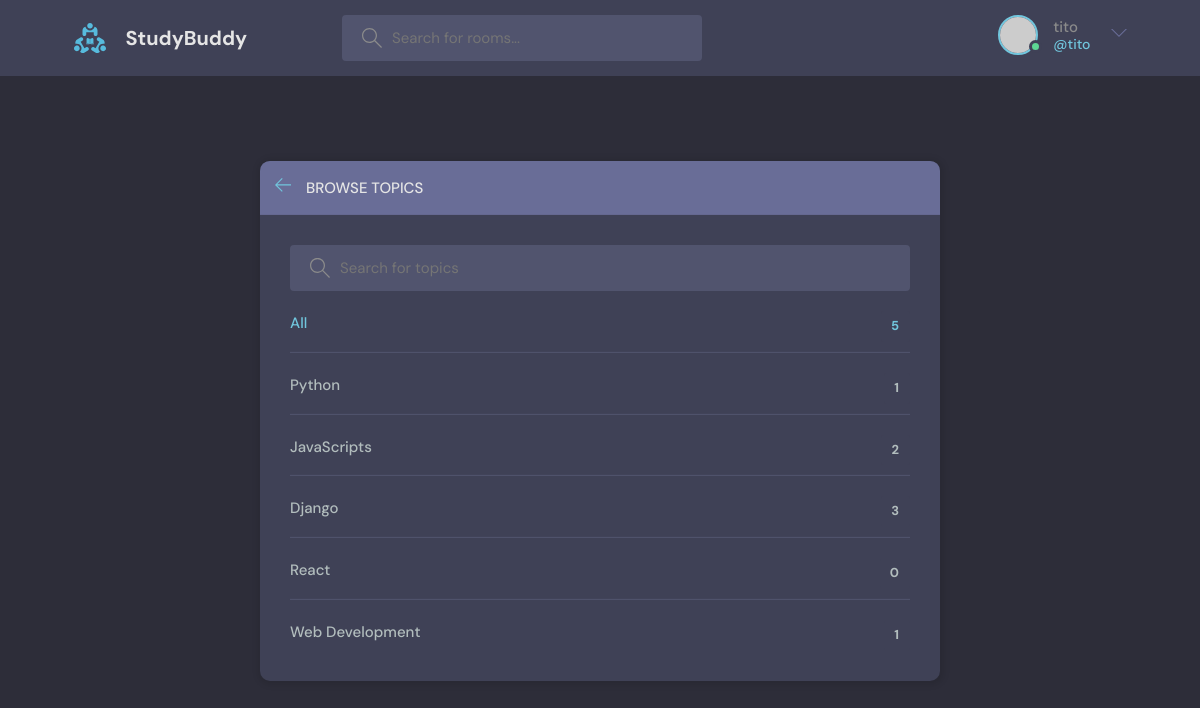
Page /topic/ (signed in) on the earlier database version.
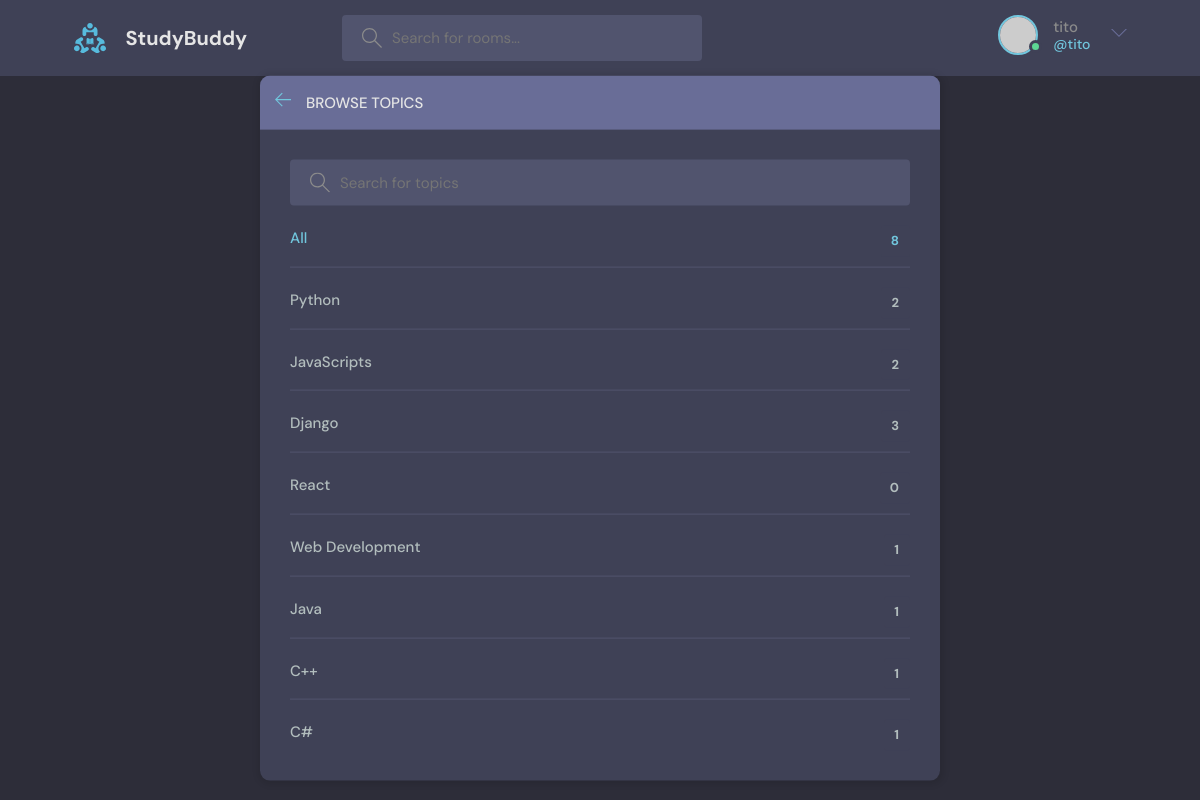
Same page on the later database version.
### base/models.py (models this page shows, shortened)
class Topic(models.Model):
    name=models.CharField(max_length=200)

### base/views.py (the view)
# urls.py: path('topic/', views.topicPage, name='topic'),
@login_required(login_url='login')
def topicPage(request):
    q=request.GET.get('q') if request.GET.get('q') != None else ''
    topics=Topic.objects.filter(name__icontains=q)
    rooms=Room.objects.all()
    context={'topics':topics, 'rooms':rooms}
    return render(request, 'base/topics.html', context)

### base/templates/base/topics.html (shortened to what this page needs)
{% extends 'main.html' %}
   {% block content %}
   <main class="create-room layout">
    <div class="container">
      <div class="layout__box">
        <div class="layout__boxHeader">
          <div class="layout__boxTitle">
            <a href="{% url 'home' %}">
              <svg version="1.1" xmlns="http://www.w3.org/2000/svg" width="32" height="32" viewBox="0 0 32 32">
                <title>arrow-left</title>
                <path
                  d="M13.723 2.286l-13.723 13.714 13.719 13.714 1.616-1.611-10.96-10.96h27.625v-2.286h-27.625l10.965-10.965-1.616-1.607z"
                ></path>
              </svg>
            </a>
            <h3>Browse Topics</h3>
          </div>
        </div>
        <div class="topics-page layout__body">
          <form class="header__search" method="GET" action="{% url 'home' %}">
            <label>
              <input placeholder="Search for topics" name="q" />
            </label>
          </form>
          <ul class="topics__list">
            <li>
              <a href="{% url 'home' %}" class="active">All <span>{{topics.count}}</span></a>
            </li>
            {% for topic in topics %}
            <li>
              <a href="{% url 'home' %}?q={{topic.name}}">{{topic.name}}<span>{{topic.room_set.count}}</span></a>
            </li>
            {% endfor %}
          </ul>
        </div>
      </div>
    </div>
  </main>
   {% endblock content %}

Differences in the rows shown:
computed for Topic "Python": room_set.count "1" → "2"
added Topic: name "Java", room_set.count "1"
added Topic: name "C++", room_set.count "1"
added Topic: name "C#", room_set.count "1"
Other differences:
{{ topics.count }}: "5" → "8"
